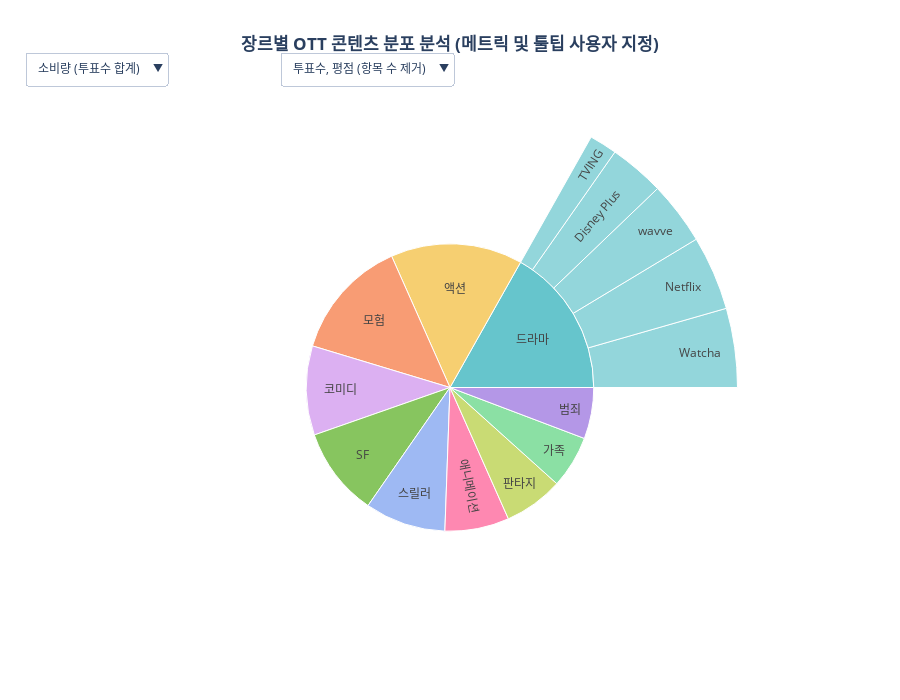

Notebook code cell kept with this figure:
### Code cell
import pandas as pd
import plotly.express as px
import plotly.graph_objects as go
import numpy as np # 평균 평점 계산 시 NaN 처리를 위해 사용

# 1. 데이터 로드 및 전처리 (이전과 동일)
file_path = 'data/tmdb_cleaned.csv'
df = pd.read_csv(file_path)
df = df.dropna(subset=['genres', 'providers', 'vote_count', 'vote_average']) 

# 리스트 분리 (Explode)
df['providers'] = df['providers'].apply(lambda x: [p.strip() for p in x.split(',')])
df_exploded_p = df.explode('providers')
df_exploded_p['genres'] = df_exploded_p['genres'].apply(lambda x: [g.strip() for g in str(x).split(',')])
df_final = df_exploded_p.explode('genres')

# 2. 분석을 위한 데이터 필터링 및 집계
target_platforms = ['Netflix', 'Disney Plus', 'Watcha', 'wavve', 'TVING']
df_viz = df_final[df_final['providers'].isin(target_platforms)]

# 주요 장르 상위 10개만 선정
top_genres = df_viz.groupby('genres')['vote_count'].sum().sort_values(ascending=False).head(10).index
df_viz = df_viz[df_viz['genres'].isin(top_genres)]

# 3. 두 가지 메트릭(기준)으로 데이터 집계 및 Sunburst 구조 준비
df_grouped = df_viz.groupby(['genres', 'providers']).agg(
    vote_count_sum=('vote_count', 'sum'),
    vote_average_mean=('vote_average', 'mean'),
    count=('vote_count', 'count') # 항목 개수도 필요 (툴팁 데이터에는 유지)
).reset_index()

# 전체 장르별 합계/평균도 필요 (내부 원의 툴팁을 위해)
df_genre_only = df_viz.groupby(['genres']).agg(
    vote_count_sum=('vote_count', 'sum'),
    vote_average_mean=('vote_average', 'mean'),
    count=('vote_count', 'count')
).reset_index()
df_genre_only['providers'] = '' # 최상위 부모는 providers가 없음

# 데이터 합치기
df_combined = pd.concat([df_grouped, df_genre_only], ignore_index=True)

# Sunburst에 필요한 Parent, Label 필드 생성
df_combined['parent'] = df_combined.apply(
    lambda row: row['genres'] if row['providers'] != '' else '', axis=1
)
df_combined['label'] = df_combined.apply(
    lambda row: row['providers'] if row['providers'] != '' else row['genres'], axis=1
)

# 4. 초기 Sunburst Chart 생성 (go.Figure 사용)
fig = go.Figure()

# ----------------------------------------------------
# 5. Hover Template 정의 (커스텀할 워드들)
custom_data = np.stack((
    df_combined['vote_count_sum'], 
    df_combined['vote_average_mean'],
    df_combined['count']
), axis=-1)

# TEMPLATE_1 수정: 항목 수 제거 후 '총 투표수'와 '평균 평점'만 남김
TEMPLATE_1 = '<b>%{label}</b><br>총 투표수: %{customdata[0]:.0f}<br>평균 평점: %{customdata[1]:.2f}<extra></extra>' # 투표수, 평점만 포함 (기본 상세)
# TEMPLATE_2 (유지): 차트 크기 및 항목 수
TEMPLATE_2 = '<b>%{label}</b><br>차트 크기: %{value:.0f}<br>항목 수: %{customdata[2]:.0f}<extra></extra>' 
# TEMPLATE_3 (제거)
# ----------------------------------------------------

# 6. Trace 생성 (소비량 Trace와 품질 Trace 2개)
# --- Trace 1: 소비량 (Vote Count) ---
vote_count_trace = go.Sunburst(
    labels=df_combined['label'],
    parents=df_combined['parent'],
    values=df_combined['vote_count_sum'],
    branchvalues="total",
    marker=dict(colors=df_combined['genres'].map({genre: px.colors.qualitative.Pastel[i % len(px.colors.qualitative.Pastel)] for i, genre in enumerate(top_genres)})),
    hovertemplate=TEMPLATE_1, # 수정된 기본 툴팁 적용
    customdata=custom_data,   
    visible=True,
    name='소비량'
)

# --- Trace 2: 품질 (Vote Average) ---
vote_average_trace = go.Sunburst(
    labels=df_combined['label'],
    parents=df_combined['parent'],
    values=df_combined['vote_average_mean'],
    branchvalues="total",
    marker=dict(colors=df_combined['genres'].map({genre: px.colors.qualitative.Pastel[i % len(px.colors.qualitative.Pastel)] for i, genre in enumerate(top_genres)})),
    hovertemplate=TEMPLATE_1, # 수정된 기본 툴팁 적용
    customdata=custom_data,   
    visible=False,
    name='품질'
)

fig.add_trace(vote_count_trace)
fig.add_trace(vote_average_trace)

# 7. 드롭다운 메뉴 설정

# A. 메트릭 선택 드롭다운 (차트 크기 변경)
metric_dropdown = dict(
    type="dropdown",
    direction="down",
    buttons=[
        dict(args=[{"visible": [True, False]}], label="소비량 (투표수 합계)", method="restyle"),
        dict(args=[{"visible": [False, True]}], label="품질 (평균 평점)", method="restyle")
    ],
    pad={"r": 10, "t": 10},
    showactive=True,
    x=0.0, xanchor="left", y=1.1, yanchor="top",
    active=0
)

# B. 툴팁 스타일 선택 드롭다운 (커서 텍스트 변경)
# TEMPLATE_3을 제거하고 TEMPLATE_1과 TEMPLATE_2만 사용하며, TEMPLATE_1을 기본 상세 옵션으로 설정합니다.
tooltip_dropdown = dict(
    type="dropdown",
    direction="down",
    buttons=[
        # TEMPLATE_1 (수정된 옵션)
        dict(args=[{'hovertemplate': TEMPLATE_1}, [0, 1]], label="투표수, 평점 (항목 수 제거)", method="restyle"),
        # TEMPLATE_2 (유지)
        dict(args=[{'hovertemplate': TEMPLATE_2}, [0, 1]], label="간결 정보 (차트 크기, 개수)", method="restyle")
    ],
    pad={"r": 10, "t": 10},
    showactive=True,
    x=0.3, xanchor="left", y=1.1, yanchor="top",
    active=0
)

fig.update_layout(
    title_text='<b>장르별 OTT 콘텐츠 분포 분석 (메트릭 및 툴팁 사용자 지정)</b>',
    title_x=0.5,
    updatemenus=[metric_dropdown, tooltip_dropdown],
    height=700,
    margin=dict(t=100, l=25, r=25, b=25),
    font=dict(size=12)
)

fig.show()

### Figure 1 — Plotly figure (JSON) as saved in the notebook; plotly's stock layout.template omitted (floating-point values rounded to 4 significant figures; data arrays with more than 128 entries replaced by an {"elided": "..."} marker saying what was removed)
{"data": [{"branchvalues": "total", "customdata": {"elided": "60x3 float values"}, "hovertemplate": "<b>%{label}</b><br>총 투표수: %{customdata[0]:.0f}<br>평균 평점: %{customdata[1]:.2f}<extra></extra>", "labels": ["Disney Plus", "Netflix", "TVING", "Watcha", "wavve", "Disney Plus", "Netflix", "TVING", "Watcha", "wavve", "Disney Plus", "Netflix", "TVING", "Watcha", "wavve", "Disney Plus", "Netflix", "TVING", "Watcha", "wavve", "Disney Plus", "Netflix", "TVING", "Watcha", "wavve", "Disney Plus", "Netflix", "TVING", "Watcha", "wavve", "Disney Plus", "Netflix", "TVING", "Watcha", "wavve", "Disney Plus", "Netflix", "TVING", "Watcha", "wavve", "Disney Plus", "Netflix", "TVING", "Watcha", "wavve", "Disney Plus", "Netflix", "TVING", "Watcha", "wavve", "SF", "가족", "드라마", "모험", "범죄", "스릴러", "애니메이션", "액션", "코미디", "판타지"], "marker": {"colors": ["rgb(135, 197, 95)", "rgb(135, 197, 95)", "rgb(135, 197, 95)", "rgb(135, 197, 95)", "rgb(135, 197, 95)", "rgb(139, 224, 164)", "rgb(139, 224, 164)", "rgb(139, 224, 164)", "rgb(139, 224, 164)", "rgb(139, 224, 164)", "rgb(102, 197, 204)", "rgb(102, 197, 204)", "rgb(102, 197, 204)", "rgb(102, 197, 204)", "rgb(102, 197, 204)", "rgb(248, 156, 116)", "rgb(248, 156, 116)", "rgb(248, 156, 116)", "rgb(248, 156, 116)", "rgb(248, 156, 116)", "rgb(180, 151, 231)", "rgb(180, 151, 231)", "rgb(180, 151, 231)", "rgb(180, 151, 231)", "rgb(180, 151, 231)", "rgb(158, 185, 243)", "rgb(158, 185, 243)", "rgb(158, 185, 243)", "rgb(158, 185, 243)", "rgb(158, 185, 243)", "rgb(254, 136, 177)", "rgb(254, 136, 177)", "rgb(254, 136, 177)", "rgb(254, 136, 177)", "rgb(254, 136, 177)", "rgb(246, 207, 113)", "rgb(246, 207, 113)", "rgb(246, 207, 113)", "rgb(246, 207, 113)", "rgb(246, 207, 113)", "rgb(220, 176, 242)", "rgb(220, 176, 242)", "rgb(220, 176, 242)", "rgb(220, 176, 242)", "rgb(220, 176, 242)", "rgb(201, 219, 116)", "rgb(201, 219, 116)", "rgb(201, 219, 116)", "rgb(201, 219, 116)", "rgb(201, 219, 116)", "rgb(135, 197, 95)", "rgb(139, 224, 164)", "rgb(102, 197, 204)", "rgb(248, 156, 116)", "rgb(180, 151, 231)", "rgb(158, 185, 243)", "rgb(254, 136, 177)", "rgb(246, 207, 113)", "rgb(220, 176, 242)", "rgb(201, 219, 116)"]}, "name": "소비량", "parents": ["SF", "SF", "SF", "SF", "SF", "가족", "가족", "가족", "가족", "가족", "드라마", "드라마", "드라마", "드라마", "드라마", "모험", "모험", "모험", "모험", "모험", "범죄", "범죄", "범죄", "범죄", "범죄", "스릴러", "스릴러", "스릴러", "스릴러", "스릴러", "애니메이션", "애니메이션", "애니메이션", "애니메이션", "애니메이션", "액션", "액션", "액션", "액션", "액션", "코미디", "코미디", "코미디", "코미디", "코미디", "판타지", "판타지", "판타지", "판타지", "판타지", "", "", "", "", "", "", "", "", "", ""], "type": "sunburst", "values": [959299, 230215, 71739, 664291, 549067, 989971, 224861, 6797, 144595, 95647, 771229, 1037084, 386221, 1100928, 876846, 1627885, 263480, 42294, 672958, 780776, 127873, 471792, 109222, 297117, 423257, 358473, 455774, 195076, 664638, 578682, 814912, 377009, 169765, 305650, 124197, 1244250, 386049, 134242, 1028808, 880773, 862694, 563416, 173347, 578421, 308979, 601955, 211827, 33405, 321012, 486303, 2474611, 1461871, 4172308, 3387393, 1429261, 2252643, 1791533, 3674122, 2486857, 1654502], "visible": true}, {"branchvalues": "total", "customdata": {"elided": "60x3 float values"}, "hovertemplate": "<b>%{label}</b><br>총 투표수: %{customdata[0]:.0f}<br>평균 평점: %{customdata[1]:.2f}<extra></extra>", "labels": ["Disney Plus", "Netflix", "TVING", "Watcha", "wavve", "Disney Plus", "Netflix", "TVING", "Watcha", "wavve", "Disney Plus", "Netflix", "TVING", "Watcha", "wavve", "Disney Plus", "Netflix", "TVING", "Watcha", "wavve", "Disney Plus", "Netflix", "TVING", "Watcha", "wavve", "Disney Plus", "Netflix", "TVING", "Watcha", "wavve", "Disney Plus", "Netflix", "TVING", "Watcha", "wavve", "Disney Plus", "Netflix", "TVING", "Watcha", "wavve", "Disney Plus", "Netflix", "TVING", "Watcha", "wavve", "Disney Plus", "Netflix", "TVING", "Watcha", "wavve", "SF", "가족", "드라마", "모험", "범죄", "스릴러", "애니메이션", "액션", "코미디", "판타지"], "marker": {"colors": ["rgb(135, 197, 95)", "rgb(135, 197, 95)", "rgb(135, 197, 95)", "rgb(135, 197, 95)", "rgb(135, 197, 95)", "rgb(139, 224, 164)", "rgb(139, 224, 164)", "rgb(139, 224, 164)", "rgb(139, 224, 164)", "rgb(139, 224, 164)", "rgb(102, 197, 204)", "rgb(102, 197, 204)", "rgb(102, 197, 204)", "rgb(102, 197, 204)", "rgb(102, 197, 204)", "rgb(248, 156, 116)", "rgb(248, 156, 116)", "rgb(248, 156, 116)", "rgb(248, 156, 116)", "rgb(248, 156, 116)", "rgb(180, 151, 231)", "rgb(180, 151, 231)", "rgb(180, 151, 231)", "rgb(180, 151, 231)", "rgb(180, 151, 231)", "rgb(158, 185, 243)", "rgb(158, 185, 243)", "rgb(158, 185, 243)", "rgb(158, 185, 243)", "rgb(158, 185, 243)", "rgb(254, 136, 177)", "rgb(254, 136, 177)", "rgb(254, 136, 177)", "rgb(254, 136, 177)", "rgb(254, 136, 177)", "rgb(246, 207, 113)", "rgb(246, 207, 113)", "rgb(246, 207, 113)", "rgb(246, 207, 113)", "rgb(246, 207, 113)", "rgb(220, 176, 242)", "rgb(220, 176, 242)", "rgb(220, 176, 242)", "rgb(220, 176, 242)", "rgb(220, 176, 242)", "rgb(201, 219, 116)", "rgb(201, 219, 116)", "rgb(201, 219, 116)", "rgb(201, 219, 116)", "rgb(201, 219, 116)", "rgb(135, 197, 95)", "rgb(139, 224, 164)", "rgb(102, 197, 204)", "rgb(248, 156, 116)", "rgb(180, 151, 231)", "rgb(158, 185, 243)", "rgb(254, 136, 177)", "rgb(246, 207, 113)", "rgb(220, 176, 242)", "rgb(201, 219, 116)"]}, "name": "품질", "parents": ["SF", "SF", "SF", "SF", "SF", "가족", "가족", "가족", "가족", "가족", "드라마", "드라마", "드라마", "드라마", "드라마", "모험", "모험", "모험", "모험", "모험", "범죄", "범죄", "범죄", "범죄", "범죄", "스릴러", "스릴러", "스릴러", "스릴러", "스릴러", "애니메이션", "애니메이션", "애니메이션", "애니메이션", "애니메이션", "액션", "액션", "액션", "액션", "액션", "코미디", "코미디", "코미디", "코미디", "코미디", "판타지", "판타지", "판타지", "판타지", "판타지", "", "", "", "", "", "", "", "", "", ""], "type": "sunburst", "values": [6.931, 6.943, 6.24, 6.385, 6.463, 7.121, 7.275, 6.93, 6.864, 7.099, 7.519, 7.604, 7.532, 7.398, 7.289, 7.032, 6.853, 6.41, 6.627, 6.884, 7.585, 7.311, 7.111, 7.037, 7.118, 6.754, 6.749, 6.29, 6.335, 6.367, 7.295, 7.736, 7.653, 7.619, 7.342, 6.953, 6.877, 6.372, 6.473, 6.506, 7.193, 7.393, 7.6, 7.434, 6.984, 7.004, 7.105, 6.636, 6.902, 7.037, 6.606, 7.107, 7.474, 6.843, 7.225, 6.461, 7.595, 6.619, 7.38, 6.978], "visible": false}], "layout": {"font": {"size": 12}, "height": 700, "margin": {"b": 25, "l": 25, "r": 25, "t": 100}, "title": {"text": "<b>장르별 OTT 콘텐츠 분포 분석 (메트릭 및 툴팁 사용자 지정)</b>", "x": 0.5}, "updatemenus": [{"active": 0, "buttons": [{"args": [{"visible": [true, false]}], "label": "소비량 (투표수 합계)", "method": "restyle"}, {"args": [{"visible": [false, true]}], "label": "품질 (평균 평점)", "method": "restyle"}], "direction": "down", "pad": {"r": 10, "t": 10}, "showactive": true, "type": "dropdown", "x": 0, "xanchor": "left", "y": 1.1, "yanchor": "top"}, {"active": 0, "buttons": [{"args": [{"hovertemplate": "<b>%{label}</b><br>총 투표수: %{customdata[0]:.0f}<br>평균 평점: %{customdata[1]:.2f}<extra></extra>"}, [0, 1]], "label": "투표수, 평점 (항목 수 제거)", "method": "restyle"}, {"args": [{"hovertemplate": "<b>%{label}</b><br>차트 크기: %{value:.0f}<br>항목 수: %{customdata[2]:.0f}<extra></extra>"}, [0, 1]], "label": "간결 정보 (차트 크기, 개수)", "method": "restyle"}], "direction": "down", "pad": {"r": 10, "t": 10}, "showactive": true, "type": "dropdown", "x": 0.3, "xanchor": "left", "y": 1.1, "yanchor": "top"}]}}
